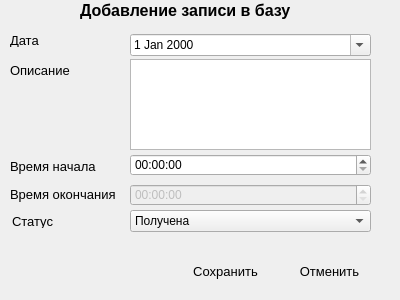
<?xml version="1.0" encoding="UTF-8"?>
<ui version="4.0">
 <class>DialogFormTask</class>
 <widget class="QDialog" name="DialogFormTask">
  <property name="windowModality">
   <enum>Qt::ApplicationModal</enum>
  </property>
  <property name="geometry">
   <rect>
    <x>0</x>
    <y>0</y>
    <width>400</width>
    <height>300</height>
   </rect>
  </property>
  <property name="maximumSize">
   <size>
    <width>400</width>
    <height>300</height>
   </size>
  </property>
  <property name="windowTitle">
   <string>Работа с записями</string>
  </property>
  <property name="layoutDirection">
   <enum>Qt::LeftToRight</enum>
  </property>
  <widget class="QLabel" name="CaptionLabel">
   <property name="geometry">
    <rect>
     <x>80</x>
     <y>0</y>
     <width>231</width>
     <height>21</height>
    </rect>
   </property>
   <property name="font">
    <font>
     <pointsize>12</pointsize>
     <weight>75</weight>
     <bold>true</bold>
    </font>
   </property>
   <property name="text">
    <string>Добавление записи в базу</string>
   </property>
  </widget>
  <widget class="QLabel" name="label_2">
   <property name="geometry">
    <rect>
     <x>10</x>
     <y>34</y>
     <width>47</width>
     <height>13</height>
    </rect>
   </property>
   <property name="font">
    <font>
     <pointsize>10</pointsize>
    </font>
   </property>
   <property name="text">
    <string>Дата</string>
   </property>
  </widget>
  <widget class="QLabel" name="label_3">
   <property name="geometry">
    <rect>
     <x>10</x>
     <y>62</y>
     <width>71</width>
     <height>16</height>
    </rect>
   </property>
   <property name="font">
    <font>
     <pointsize>10</pointsize>
    </font>
   </property>
   <property name="text">
    <string>Описание</string>
   </property>
  </widget>
  <widget class="QLabel" name="label">
   <property name="geometry">
    <rect>
     <x>10</x>
     <y>158</y>
     <width>91</width>
     <height>16</height>
    </rect>
   </property>
   <property name="font">
    <font>
     <pointsize>10</pointsize>
    </font>
   </property>
   <property name="text">
    <string>Время начала</string>
   </property>
  </widget>
  <widget class="QLabel" name="label_4">
   <property name="geometry">
    <rect>
     <x>10</x>
     <y>186</y>
     <width>111</width>
     <height>16</height>
    </rect>
   </property>
   <property name="font">
    <font>
     <pointsize>10</pointsize>
    </font>
   </property>
   <property name="text">
    <string>Время окончания</string>
   </property>
  </widget>
  <widget class="QLabel" name="label_5">
   <property name="geometry">
    <rect>
     <x>12</x>
     <y>215</y>
     <width>47</width>
     <height>13</height>
    </rect>
   </property>
   <property name="font">
    <font>
     <pointsize>10</pointsize>
    </font>
   </property>
   <property name="text">
    <string>Статус</string>
   </property>
  </widget>
  <widget class="QDateEdit" name="dateEditTask">
   <property name="geometry">
    <rect>
     <x>130</x>
     <y>34</y>
     <width>241</width>
     <height>22</height>
    </rect>
   </property>
   <property name="calendarPopup">
    <bool>true</bool>
   </property>
  </widget>
  <widget class="QTextEdit" name="textEditTask">
   <property name="geometry">
    <rect>
     <x>130</x>
     <y>59</y>
     <width>241</width>
     <height>91</height>
    </rect>
   </property>
  </widget>
  <widget class="QTimeEdit" name="timeEditStart">
   <property name="geometry">
    <rect>
     <x>130</x>
     <y>154</y>
     <width>241</width>
     <height>22</height>
    </rect>
   </property>
  </widget>
  <widget class="QTimeEdit" name="timeEditEnd">
   <property name="enabled">
    <bool>false</bool>
   </property>
   <property name="geometry">
    <rect>
     <x>130</x>
     <y>184</y>
     <width>241</width>
     <height>22</height>
    </rect>
   </property>
  </widget>
  <widget class="QComboBox" name="comboBoxTaskStatus">
   <property name="geometry">
    <rect>
     <x>130</x>
     <y>210</y>
     <width>241</width>
     <height>22</height>
    </rect>
   </property>
   <item>
    <property name="text">
     <string>Получена</string>
    </property>
   </item>
   <item>
    <property name="text">
     <string>Начата</string>
    </property>
   </item>
   <item>
    <property name="text">
     <string>Завершена</string>
    </property>
   </item>
  </widget>
  <widget class="QPushButton" name="ButtonSave">
   <property name="geometry">
    <rect>
     <x>180</x>
     <y>260</y>
     <width>91</width>
     <height>23</height>
    </rect>
   </property>
   <property name="font">
    <font>
     <pointsize>10</pointsize>
    </font>
   </property>
   <property name="cursor">
    <cursorShape>PointingHandCursor</cursorShape>
   </property>
   <property name="text">
    <string>Сохранить</string>
   </property>
   <property name="icon">
    <iconset>
     <normaloff>icons/save48.png</normaloff>icons/save48.png</iconset>
   </property>
   <property name="flat">
    <bool>true</bool>
   </property>
  </widget>
  <widget class="QPushButton" name="ButtonCancel">
   <property name="geometry">
    <rect>
     <x>284</x>
     <y>260</y>
     <width>91</width>
     <height>23</height>
    </rect>
   </property>
   <property name="font">
    <font>
     <pointsize>10</pointsize>
    </font>
   </property>
   <property name="cursor">
    <cursorShape>PointingHandCursor</cursorShape>
   </property>
   <property name="text">
    <string>Отменить</string>
   </property>
   <property name="icon">
    <iconset>
     <normaloff>icons/delete48.png</normaloff>icons/delete48.png</iconset>
   </property>
   <property name="flat">
    <bool>true</bool>
   </property>
  </widget>
 </widget>
 <resources/>
 <connections/>
</ui>
